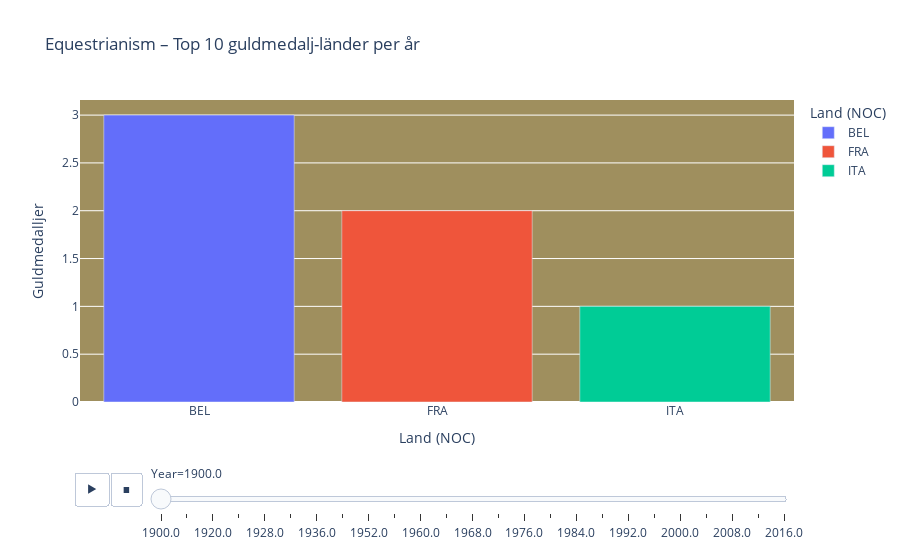

Here is the notebook cell this chart was saved with:
### Markdown cell above
## Equestrianism through the years

Focusing only on gold medals does not give a representative picture of the sport. There are too few variables.

### Code cell
gold_year_noc = (sport_equestrianism_gold.groupby(["Year", "NOC"], as_index=False).size().rename(columns={"size": "Gold"})
)
#.groupby(["Year", "NOC"] -> grupperar guldmedaljer och noc - as_index=False -> behåller i kolumner 

sorted_historical_equestrianism = gold_year_noc.sort_values(["Year", "Gold"], ascending=[True, False])

top10_historical_equestrianism = sorted_historical_equestrianism.groupby("Year").head(10)

top10_historical_equestrianism["Year"].value_counts().sort_index()

country_colors_gold_years = {
    "BEL": "#FAE042",  # Belgium - yellow
    "FRA": "#0055A4",  # France - blue
    "ITA": "#008C45",  # Italy - green
    "SWE": "#0057B8",  # Sweden - blue
    "NED": "#FF7F00",  # Netherlands - orange
    "SUI": "#FF0000",  # Switzerland - red
    "GER": "#000000",  # Germany - black
    "ESP": "#AA151B",  # Spain - red
    "TCH": "#11457E",  # Czechoslovakia - blue
    "USA": "#3C3B6E",  # USA - navy
    "JPN": "#BC002D",  # Japan - red
    "MEX": "#006341",  # Mexico - green
    "GBR": "#C8102E",  # Great Britain - red
    "AUS": "#007A33",  # Australia - green
    "URS": "#D52B1E",  # Soviet Union - red
    "CAN": "#B22234",  # Canada - red
    "FRG": "#6B6B6B",  # West Germany - gray
    "AUT": "#ED2939",  # Austria - red
    "POL": "#D22630",  # Poland - red
    "NZL": "#00247D",  # New Zealand - blue
    "BRA": "#009C3B",  # Brazil - green
}

fig = px.bar(
    top10_historical_equestrianism,
    x="NOC",
    y="Gold",
    color="NOC",  # eller "NOC" om du hellre vill det
    animation_frame="Year",   # gör så du kan "bläddra" år för år
    title="Equestrianism – Top 10 guldmedalj-länder per år",
    labels={"Gold": "Guldmedalljer", "NOC": "Land (NOC)"}
)
fig.update_layout(
    plot_bgcolor="#9F8F5E",     # backgruond
    paper_bgcolor="white"         #Frame
)
fig.show()
top10_historical_equestrianism["NOC"].unique().tolist()

### Figure 1 — Plotly figure (JSON) as saved in the notebook; plotly's stock layout.template omitted (floating-point values rounded to 4 significant figures)
{"data": [{"hovertemplate": "Land (NOC)=%{x}<br>Year=1900.0<br>Guldmedalljer=%{y}<extra></extra>", "legendgroup": "BEL", "marker": {"color": "#636efa", "pattern": {"shape": ""}}, "name": "BEL", "orientation": "v", "showlegend": true, "textposition": "auto", "type": "bar", "x": ["BEL"], "xaxis": "x", "y": [3], "yaxis": "y"}, {"hovertemplate": "Land (NOC)=%{x}<br>Year=1900.0<br>Guldmedalljer=%{y}<extra></extra>", "legendgroup": "FRA", "marker": {"color": "#EF553B", "pattern": {"shape": ""}}, "name": "FRA", "orientation": "v", "showlegend": true, "textposition": "auto", "type": "bar", "x": ["FRA"], "xaxis": "x", "y": [2], "yaxis": "y"}, {"hovertemplate": "Land (NOC)=%{x}<br>Year=1900.0<br>Guldmedalljer=%{y}<extra></extra>", "legendgroup": "ITA", "marker": {"color": "#00cc96", "pattern": {"shape": ""}}, "name": "ITA", "orientation": "v", "showlegend": true, "textposition": "auto", "type": "bar", "x": ["ITA"], "xaxis": "x", "y": [1], "yaxis": "y"}], "layout": {"barmode": "relative", "legend": {"title": {"text": "Land (NOC)"}, "tracegroupgap": 0}, "paper_bgcolor": "white", "plot_bgcolor": "#9F8F5E", "sliders": [{"active": 0, "currentvalue": {"prefix": "Year="}, "len": 0.9, "pad": {"b": 10, "t": 60}, "steps": [{"args": [["1900.0"], {"frame": {"duration": 0, "redraw": true}, "fromcurrent": true, "mode": "immediate", "transition": {"duration": 0, "easing": "linear"}}], "label": "1900.0", "method": "animate"}, {"args": [["1912.0"], {"frame": {"duration": 0, "redraw": true}, "fromcurrent": true, "mode": "immediate", "transition": {"duration": 0, "easing": "linear"}}], "label": "1912.0", "method": "animate"}, {"args": [["1920.0"], {"frame": {"duration": 0, "redraw": true}, "fromcurrent": true, "mode": "immediate", "transition": {"duration": 0, "easing": "linear"}}], "label": "1920.0", "method": "animate"}, {"args": [["1924.0"], {"frame": {"duration": 0, "redraw": true}, "fromcurrent": true, "mode": "immediate", "transition": {"duration": 0, "easing": "linear"}}], "label": "1924.0", "method": "animate"}, {"args": [["1928.0"], {"frame": {"duration": 0, "redraw": true}, "fromcurrent": true, "mode": "immediate", "transition": {"duration": 0, "easing": "linear"}}], "label": "1928.0", "method": "animate"}, {"args": [["1932.0"], {"frame": {"duration": 0, "redraw": true}, "fromcurrent": true, "mode": "immediate", "transition": {"duration": 0, "easing": "linear"}}], "label": "1932.0", "method": "animate"}, {"args": [["1936.0"], {"frame": {"duration": 0, "redraw": true}, "fromcurrent": true, "mode": "immediate", "transition": {"duration": 0, "easing": "linear"}}], "label": "1936.0", "method": "animate"}, {"args": [["1948.0"], {"frame": {"duration": 0, "redraw": true}, "fromcurrent": true, "mode": "immediate", "transition": {"duration": 0, "easing": "linear"}}], "label": "1948.0", "method": "animate"}, {"args": [["1952.0"], {"frame": {"duration": 0, "redraw": true}, "fromcurrent": true, "mode": "immediate", "transition": {"duration": 0, "easing": "linear"}}], "label": "1952.0", "method": "animate"}, {"args": [["1956.0"], {"frame": {"duration": 0, "redraw": true}, "fromcurrent": true, "mode": "immediate", "transition": {"duration": 0, "easing": "linear"}}], "label": "1956.0", "method": "animate"}, {"args": [["1960.0"], {"frame": {"duration": 0, "redraw": true}, "fromcurrent": true, "mode": "immediate", "transition": {"duration": 0, "easing": "linear"}}], "label": "1960.0", "method": "animate"}, {"args": [["1964.0"], {"frame": {"duration": 0, "redraw": true}, "fromcurrent": true, "mode": "immediate", "transition": {"duration": 0, "easing": "linear"}}], "label": "1964.0", "method": "animate"}, {"args": [["1968.0"], {"frame": {"duration": 0, "redraw": true}, "fromcurrent": true, "mode": "immediate", "transition": {"duration": 0, "easing": "linear"}}], "label": "1968.0", "method": "animate"}, {"args": [["1972.0"], {"frame": {"duration": 0, "redraw": true}, "fromcurrent": true, "mode": "immediate", "transition": {"duration": 0, "easing": "linear"}}], "label": "1972.0", "method": "animate"}, {"args": [["1976.0"], {"frame": {"duration": 0, "redraw": true}, "fromcurrent": true, "mode": "immediate", "transition": {"duration": 0, "easing": "linear"}}], "label": "1976.0", "method": "animate"}, {"args": [["1980.0"], {"frame": {"duration": 0, "redraw": true}, "fromcurrent": true, "mode": "immediate", "transition": {"duration": 0, "easing": "linear"}}], "label": "1980.0", "method": "animate"}, {"args": [["1984.0"], {"frame": {"duration": 0, "redraw": true}, "fromcurrent": true, "mode": "immediate", "transition": {"duration": 0, "easing": "linear"}}], "label": "1984.0", "method": "animate"}, {"args": [["1988.0"], {"frame": {"duration": 0, "redraw": true}, "fromcurrent": true, "mode": "immediate", "transition": {"duration": 0, "easing": "linear"}}], "label": "1988.0", "method": "animate"}, {"args": [["1992.0"], {"frame": {"duration": 0, "redraw": true}, "fromcurrent": true, "mode": "immediate", "transition": {"duration": 0, "easing": "linear"}}], "label": "1992.0", "method": "animate"}, {"args": [["1996.0"], {"frame": {"duration": 0, "redraw": true}, "fromcurrent": true, "mode": "immediate", "transition": {"duration": 0, "easing": "linear"}}], "label": "1996.0", "method": "animate"}, {"args": [["2000.0"], {"frame": {"duration": 0, "redraw": true}, "fromcurrent": true, "mode": "immediate", "transition": {"duration": 0, "easing": "linear"}}], "label": "2000.0", "method": "animate"}, {"args": [["2004.0"], {"frame": {"duration": 0, "redraw": true}, "fromcurrent": true, "mode": "immediate", "transition": {"duration": 0, "easing": "linear"}}], "label": "2004.0", "method": "animate"}, {"args": [["2008.0"], {"frame": {"duration": 0, "redraw": true}, "fromcurrent": true, "mode": "immediate", "transition": {"duration": 0, "easing": "linear"}}], "label": "2008.0", "method": "animate"}, {"args": [["2012.0"], {"frame": {"duration": 0, "redraw": true}, "fromcurrent": true, "mode": "immediate", "transition": {"duration": 0, "easing": "linear"}}], "label": "2012.0", "method": "animate"}, {"args": [["2016.0"], {"frame": {"duration": 0, "redraw": true}, "fromcurrent": true, "mode": "immediate", "transition": {"duration": 0, "easing": "linear"}}], "label": "2016.0", "method": "animate"}], "x": 0.1, "xanchor": "left", "y": 0, "yanchor": "top"}], "title": {"text": "Equestrianism – Top 10 guldmedalj-länder per år"}, "updatemenus": [{"buttons": [{"args": [null, {"frame": {"duration": 500, "redraw": true}, "fromcurrent": true, "mode": "immediate", "transition": {"duration": 500, "easing": "linear"}}], "label": "&#9654;", "method": "animate"}, {"args": [[null], {"frame": {"duration": 0, "redraw": true}, "fromcurrent": true, "mode": "immediate", "transition": {"duration": 0, "easing": "linear"}}], "label": "&#9724;", "method": "animate"}], "direction": "left", "pad": {"r": 10, "t": 70}, "showactive": false, "type": "buttons", "x": 0.1, "xanchor": "right", "y": 0, "yanchor": "top"}], "xaxis": {"anchor": "y", "categoryarray": ["BEL", "FRA", "ITA", "SWE", "NED", "SUI", "GER", "ESP", "TCH", "USA", "JPN", "MEX", "GBR", "AUS", "URS", "CAN", "FRG", "AUT", "POL", "NZL", "BRA"], "categoryorder": "array", "domain": [0, 1], "title": {"text": "Land (NOC)"}}, "yaxis": {"anchor": "x", "domain": [0, 1], "title": {"text": "Guldmedalljer"}}}}
